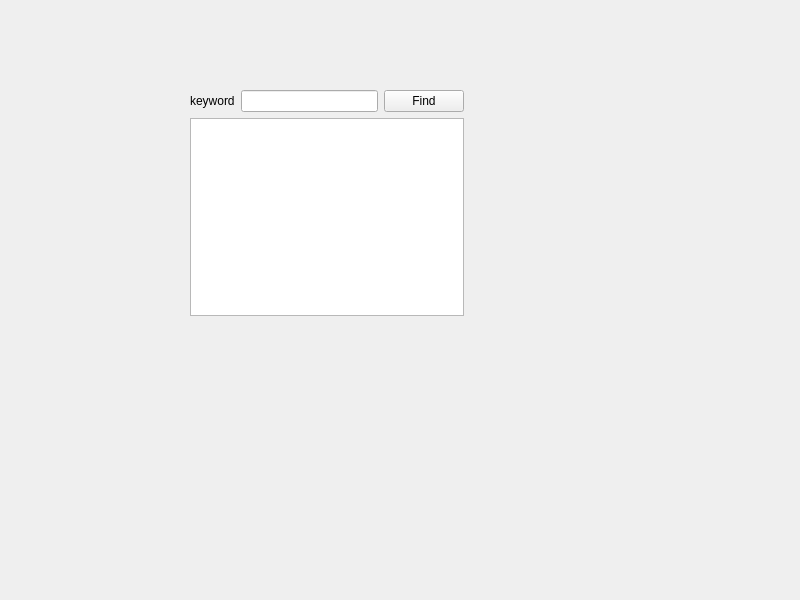
<?xml version="1.0" encoding="UTF-8"?>
<ui version="4.0">
 <class>TextFinder</class>
 <widget class="QWidget" name="TextFinder">
  <property name="geometry">
   <rect>
    <x>0</x>
    <y>0</y>
    <width>800</width>
    <height>600</height>
   </rect>
  </property>
  <property name="windowTitle">
   <string>TextFinder</string>
  </property>
  <widget class="QWidget" name="">
   <property name="geometry">
    <rect>
     <x>190</x>
     <y>90</y>
     <width>274</width>
     <height>226</height>
    </rect>
   </property>
   <layout class="QVBoxLayout" name="verticalLayout">
    <item>
     <layout class="QHBoxLayout" name="horizontalLayout">
      <item>
       <widget class="QLabel" name="label">
        <property name="text">
         <string>keyword</string>
        </property>
       </widget>
      </item>
      <item>
       <widget class="QLineEdit" name="lineEdit"/>
      </item>
      <item>
       <widget class="QPushButton" name="findButton">
        <property name="text">
         <string>Find</string>
        </property>
       </widget>
      </item>
     </layout>
    </item>
    <item>
     <widget class="QTextEdit" name="textEdit"/>
    </item>
   </layout>
  </widget>
 </widget>
 <resources/>
 <connections/>
</ui>
